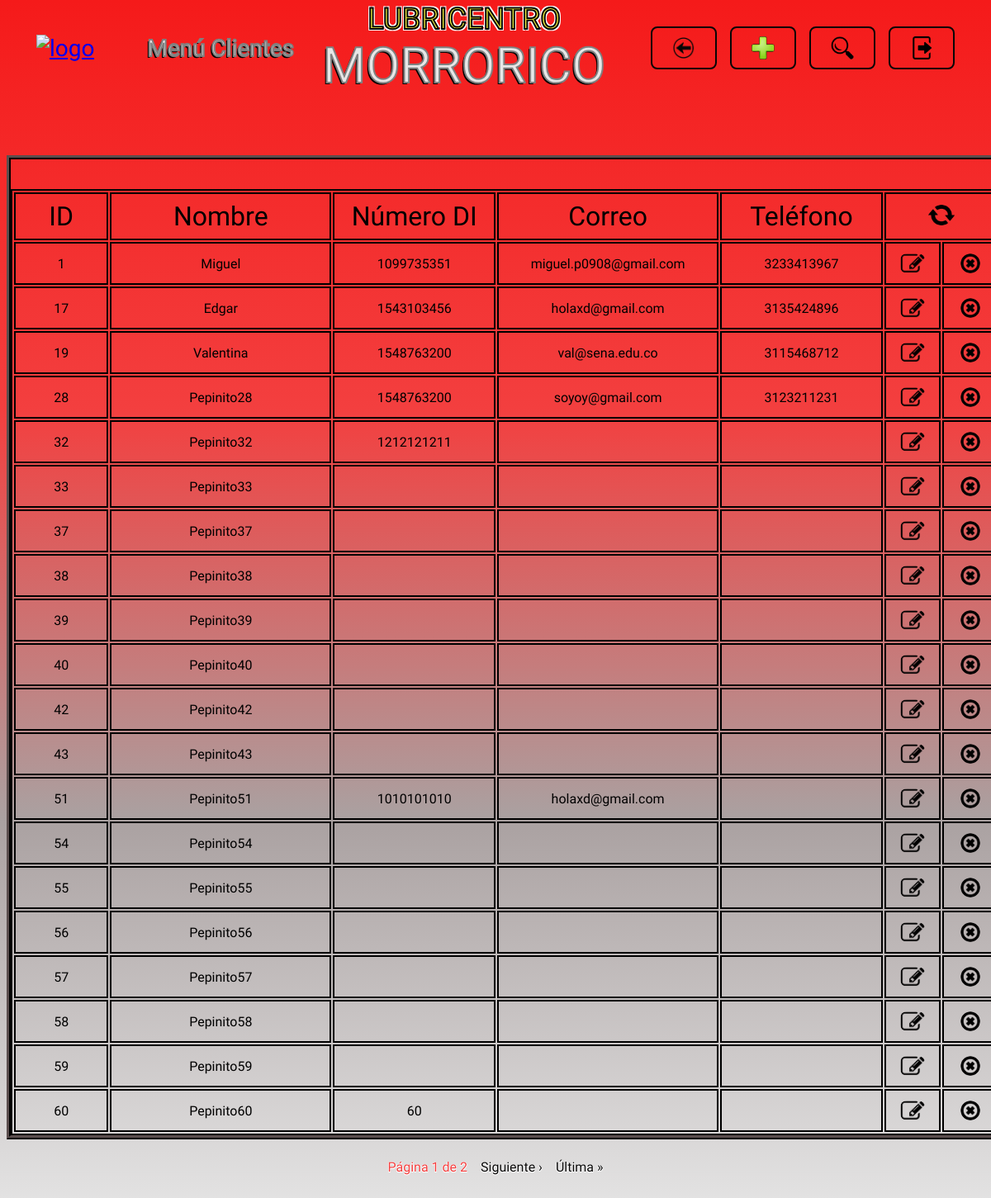
Page /clientes/ on the earlier database version.
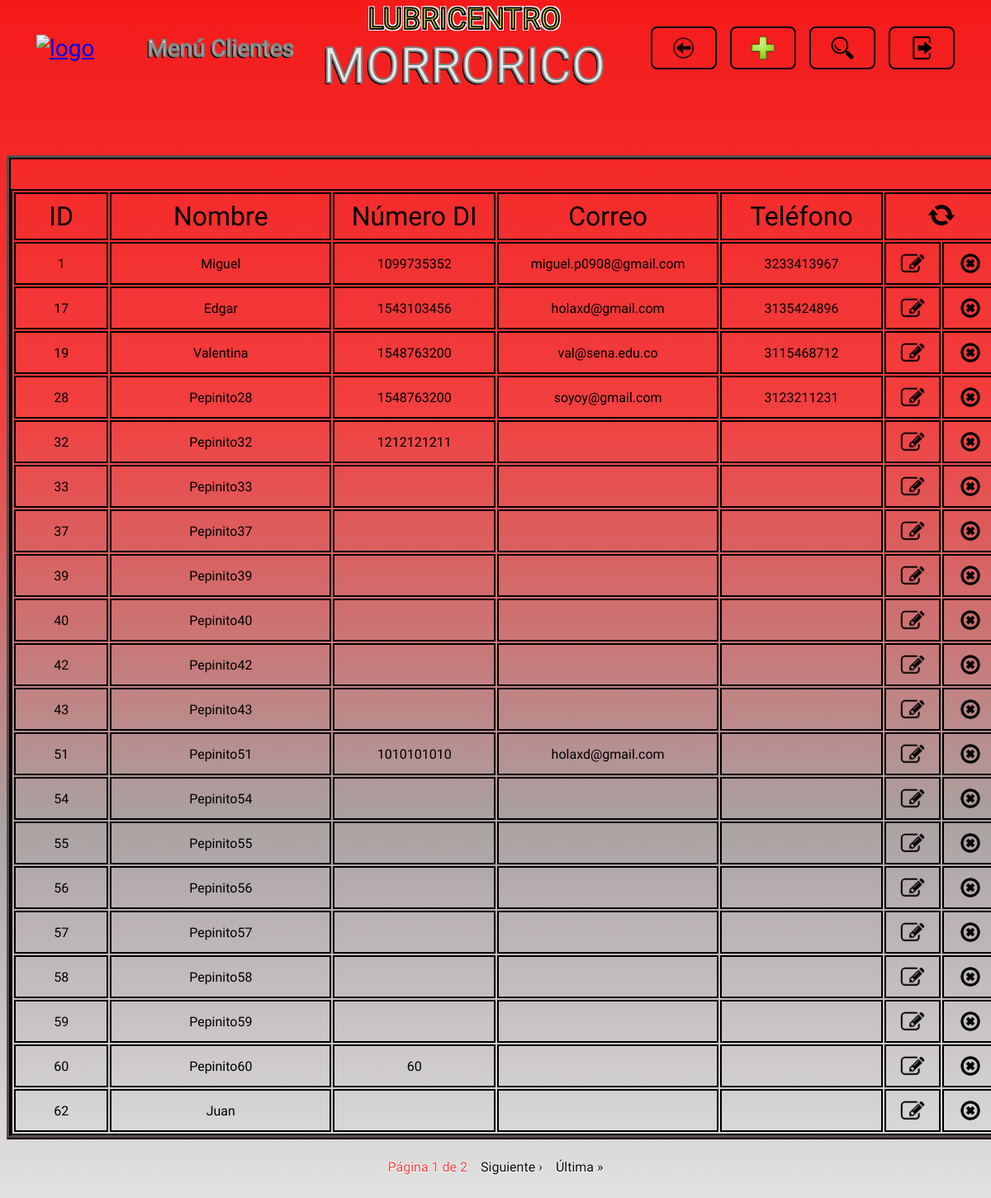
Same page on the later database version.
### clientes/models.py (models this page shows)
class Cliente(models.Model):
    nombre_cliente = models.CharField(max_length=50, null=False, blank=False)
    documento_identidad = models.CharField(max_length=20, null=False, blank=False)
    correo_electronico = models.EmailField(max_length=100, null=True, blank=True)
    telefono = models.CharField(max_length=15, null=True, blank=True)

### clientes/views.py (the view)
# urls.py: path('clientes/', include('clientes.urls')),
def clientes(request, clientes=None, registrado=False, eliminado=False, actualizado=False, sin_coincidencias=False, campo=None, buscar=None, name_url="clientes"):
    if clientes is None:
        clientes = Cliente.objects.all()
    paginator = Paginator(clientes, 20)
    numero_pagina = request.GET.get('pagina')
    try:
        pagina = paginator.page(numero_pagina)
    except PageNotAnInteger:
        pagina = paginator.page(1)
    except EmptyPage:
        pagina = paginator.page(paginator.num_pages)
    return render(request, 'clientes.html', {
        'registrado': registrado,
        "eliminado": eliminado,
        "actualizado": actualizado,
        "sin_coincidencias": sin_coincidencias,
        "buscar": buscar,
        "campo": campo,
        "pagina": pagina,
        "name_url": name_url,
    })

### templates/clientes.html (shortened to what this page needs)
{% extends "layouts/base.html" %}
{% load static %}
{% block nombre_seccion %}
<p class="header__titulo letra_blanca">Menú Clientes</p>
{% endblock nombre_seccion %}
{% block boton_volver %}
<li>
    <a href="{% url "menu_opciones" %}" class="header__boton header__volver">
        <img src="{% static "images/logo_volver.png" %}" alt="volver" class="header__logo_boton">
    </a>
</li>
{% endblock boton_volver %}
{% block boton_registrar %}
<li>
    {% include "layouts/partials/boton_registrar.html" %}
</li>
{% endblock boton_registrar %}
{% block boton_buscar %}
<li>
    {% include "layouts/partials/boton_buscar.html" %}
</li>
{% endblock boton_buscar %}
{% block boton_cerrar_sesion %}
    {% include "layouts/partials/boton_cerrar_sesion.html" %}
{% endblock boton_cerrar_sesion %}
{% block cuerpo_seccion %}
<div class="contenedor tabla_registros">
    <table class="tabla_registros__tabla">
        <tr class="celdas_encabezado">
            <th class="celda tabla_registros__celda_id">ID</th>
            <th class="celda tabla_registros__celda_nombre">Nombre</th>
            <th class="celda tabla_registros__celda_numero_di">Número DI</th>
            <th class="celda tabla_registros__celda_correo">Correo</th>
            <th class="celda tabla_registros__celda_telefono">Teléfono</th>
            <th colspan="2" class="celda tabla_registros__celda_recargar"><a href="{% url "clientes" %}"><img src="{% static "images/logo_recargar.png" %}" alt="recargar" class="tabla_registros__recargar"></a></th>
        </tr>
        {% for cliente in pagina.object_list %}
        <tr class="celdas_datos">
            <td class="celda tabla_registros__celda_id">{{ cliente.id }}</td>
            <td class="celda tabla_registros__celda_nombre">{{ cliente.nombre_cliente }}</td>
            <td class="celda tabla_registros__celda_numero_di">{{ cliente.documento_identidad }}</td>
            <td class="celda tabla_registros__celda_correo">{{ cliente.correo_electronico }}</td>
            <td class="celda tabla_registros__celda_telefono">{{ cliente.telefono }}</td>
            <td class="celda tabla_registros__celda_editar"><a href="#" data-registro-id={{ cliente.id }} data-app-registro="clientes" class="tabla_registros__boton boton_editar" ><img src="{% static "images/logo_editar.png" %}" alt="editar" class="tabla_registros__logo_boton tabla_registros__editar"></a></td>
            <td class="celda tabla_registros__celda_eliminar"><a href="#" data-url= {% url "eliminar_cliente" cliente.id %} data-mensaje= "cliente {{ cliente.nombre_cliente }} con ID {{ cliente.id }}" class="tabla_registros__boton boton_eliminar"><img src="{% static "images/logo_eliminar.png" %}" alt="eliminar" class="tabla_registros__logo_boton tabla_registros__eliminar"></a></td>
        </tr>
        {% endfor %}
    </table>
</div>
{% endblock cuerpo_seccion %}
{% block paginacion %}
{% include "layouts/partials/paginacion.html" %}
{% endblock paginacion %}

Differences in the rows shown:
removed Cliente: id "38", nombre_cliente "Pepinito38"
changed Cliente "Miguel": documento_identidad "1099735351" → "1099735352"
now on this page (row unchanged): Cliente: id "62", nombre_cliente "Juan"
